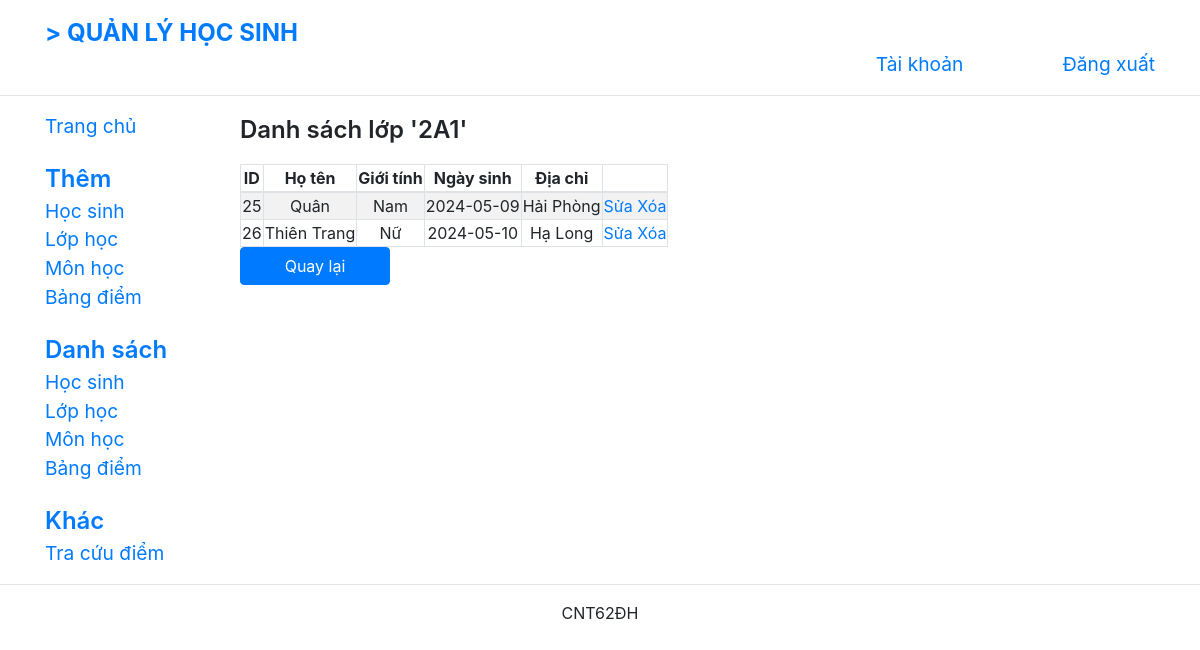
The app's page /ClassDetail.php?id_lop=18 with its own data.
### tables this page shows
CREATE TABLE `lop` (
  `id_lop` int(11) NOT NULL,
  `tenlop` varchar(20) NOT NULL,
  `khoi` int(11) NOT NULL,
  `siso` int(11) NOT NULL
);

CREATE TABLE `hocsinh` (
  `id_hocsinh` int(11) NOT NULL,
  `hoten` varchar(50) NOT NULL,
  `gioitinh` varchar(5) NOT NULL,
  `ngaysinh` date NOT NULL,
  `diachi` varchar(50) NOT NULL,
  `id_lop` int(11) DEFAULT NULL
);

### ClassDetail.php (the view, shortened to what this page needs)
    <?php
include"connect.php";
$id_lop = $_GET["id_lop"];
$sql = "SELECT hocsinh.id_hocsinh, hocsinh.hoten, hocsinh.gioitinh, hocsinh.ngaysinh, hocsinh.diachi FROM hocsinh INNER JOIN lop ON lop.id_lop = hocsinh.id_lop WHERE hocsinh.id_lop = '$id_lop'";
$stmt = $conn->prepare($sql);
$query = $stmt->execute();
$sql1 = "SELECT tenlop FROM lop WHERE id_lop = '$id_lop'";
$stmt1 = $conn->query($sql1);
$result = $stmt1->fetch(PDO::FETCH_ASSOC);
$tenlop = $result["tenlop"];
?>
<!DOCTYPE html>
<html>
<head>
    <link rel="stylesheet" href="https://maxcdn.bootstrapcdn.com/bootstrap/4.0.0/css/bootstrap.min.css"
>
    <link href="https://cdn.jsdelivr.net/npm/select2@4.1.0-rc.0/dist/css/select2.min.css" rel="stylesheet" />
    <link rel="stylesheet" type="text/css" href="https://cdn.datatables.net/v/dt/dt-1.10.25/datatables.min.css" />
    <link rel="stylesheet" href="common.css">
    <link rel="stylesheet" href="layout.css">
</head>
<body>
    <div class="container">
        <header class="row">
            <div id="brand" class="col-12 col-lg-7">
                <a href="./index.php" class="navbar-brand">>
                    <span id="brand_name">QUẢN LÝ HỌC SINH</span>
                </a>
            </div>
            <div id="horizontal_menu" class="col-12 col-lg-5 row">
                <a href="#" class="col-7">Tài khoản</a>
                <a href="logout.php" class="col-5">Đăng xuất</a>
            </div>
        </header>
    </div>
    <hr>
    <div class="container">
        <div class="row">
            <nav class="col-lg-2 navbar-collapse collapse expand-lg" id="nav_bar">
                <a href="./index.php" class="nav_option">Trang chủ</a>
                <div class="nav_group">
                    <p class="nav_group_name">Thêm</p>
                    <a href="./createStudent.php" class="nav_option">Học sinh</a>
                    <a href="./createClass.php" class="nav_option">Lớp học</a>
                    <a href="./createSubject.php" class="nav_option">Môn học</a>
                    <a href="./createTranscript.php" class="nav_option">Bảng điểm</a>
                </div>
                <div class="nav_group">
                    <p class="nav_group_name">Danh sách</p>
                    <a href="./listStudents.php" class="nav_option">Học sinh</a>
                    <a href="./listClasses.php" class="nav_option">Lớp học</a>
                    <a href="./listSubjects.php" class="nav_option">Môn học</a>
                    <a href="./listTranscripts.php" class="nav_option">Bảng điểm</a>
                </div>
                <div class="nav_group">
                    <p class="nav_group_name">Khác</p>
                    <a href="./searchTranscript.php" class="nav_option">Tra cứu điểm</a>
                </div>
            </nav>
            <div class="col-lg-10 content">
                <p class="page_title"><?php echo "Danh sách lớp '$tenlop'"?></p>
                <div class="table-responsive">
                    <table class="data_table table-striped table-bordered">
                        <thead>
                            <th>ID</th>
                            <th>Họ tên</th>
                            <th>Giới tính</th>
                            <th>Ngày sinh</th>
                            <th>Địa chỉ</th>
                            <th></th>
                        </thead>
                        <tbody>
                            <?php
                            if($query){
                                while($row = $stmt->fetch(PDO::FETCH_ASSOC)){
                            ?>
                                <tr>
                                    <td><?php echo $row["id_hocsinh"]?></td>
                                    <td><?php echo $row["hoten"]?></td>
                                    <td><?php echo $row["gioitinh"]?></td>
                                    <td><?php echo $row["ngaysinh"]?></td>
                                    <td><?php echo $row["diachi"]?></td>
                                <span>
                                <td>
                                    <a href="editStudent.php?id_hocsinh=<?php echo $row["id_hocsinh"]?>">Sửa</a>
                                    <a href="deleteStudent.php?id_hocsinh=<?php echo $row["id_hocsinh"]?>">Xóa</a>
                                </td>
                                </span>
                            </tr>
                            <?php
                        }
                    }
                    ?>
                        </tbody>
                    </table>
                    <a class="btn btn-primary" href="listClasses.php">Quay lại</a>
                </div>
            </div>
        </div>
    </div>
    <hr>
    <div class="container">
        <footer>
            <p>CNT62ĐH</p>
        </footer>
    </div>
</body>
</html>

### common.css (style rules this page uses)
.btn { width: 150px; }
.content { padding-left: 20px; }
.page_title { font-weight: 600; font-size: 1.5em; }
td, th { text-align: center; }
@media (min-width: 992px) { .expand-lg { display: block !important; } }

### layout.css (style rules this page uses)
header { margin-top: 10px; }
#brand a, #brand a:hover { color: #007bff; font-size: 1.5em; font-weight: bold; }
#horizontal_menu { text-align: right; padding-top: 40px; padding-right: 0; }
#horizontal_menu a, #horizontal_menu a:hover { text-decoration: none; font-size: 1.2em; vertical-align: bottom; padding-right: 0; }
.nav_group { margin-top: 20px; }
.nav_group_name { font-size: 1.5em; font-weight: 600; color: #007bff; margin: 0; }
.nav_option, .nav_option:hover { display: block; font-size: 1.2em; text-decoration: none; }
footer { text-align: center; }

### records on screen
lop: tenlop "2A1"
hocsinh: id_hocsinh "25", hoten "Quân", gioitinh "Nam", ngaysinh "2024-05-09", diachi "Hải Phòng"
hocsinh: id_hocsinh "26", hoten "Thiên Trang", gioitinh "Nữ", ngaysinh "2024-05-10", diachi "Hạ Long"
